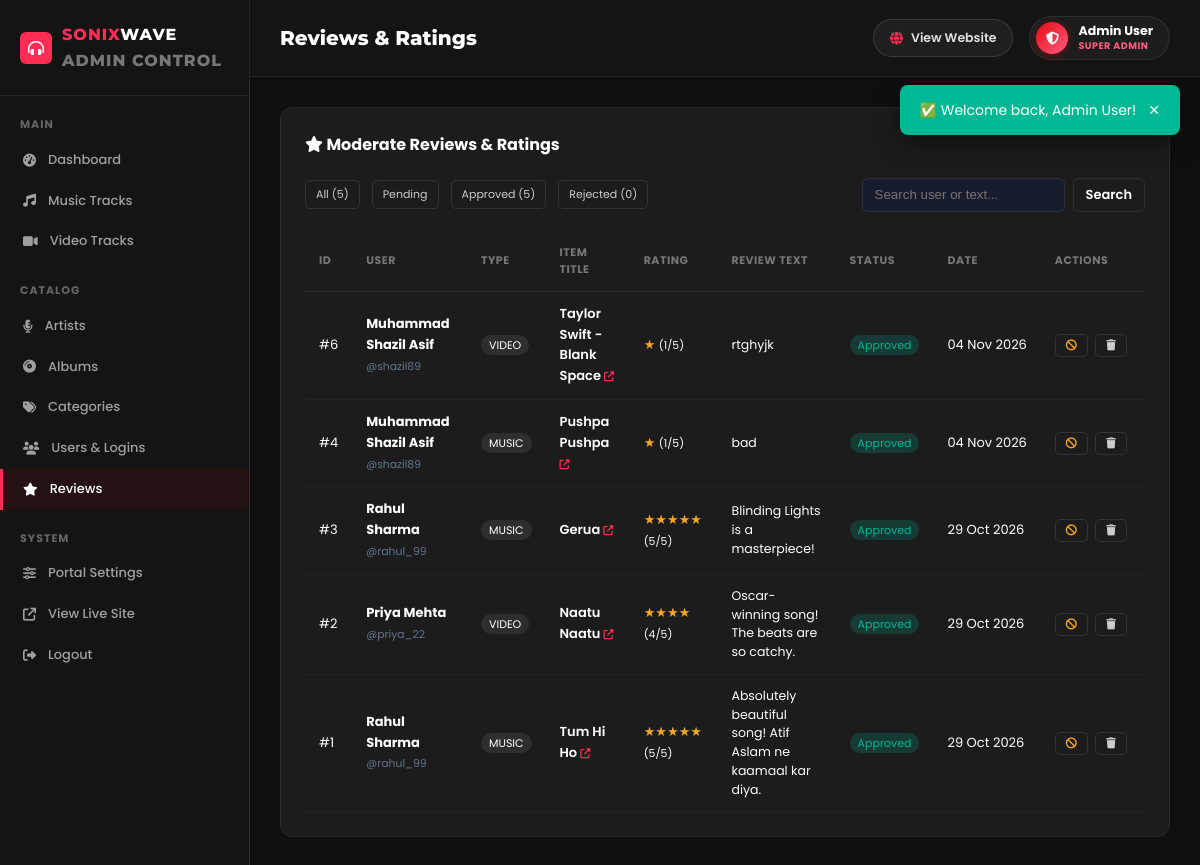
The page /admin/reviews.php (signed in) on the database as committed earlier.
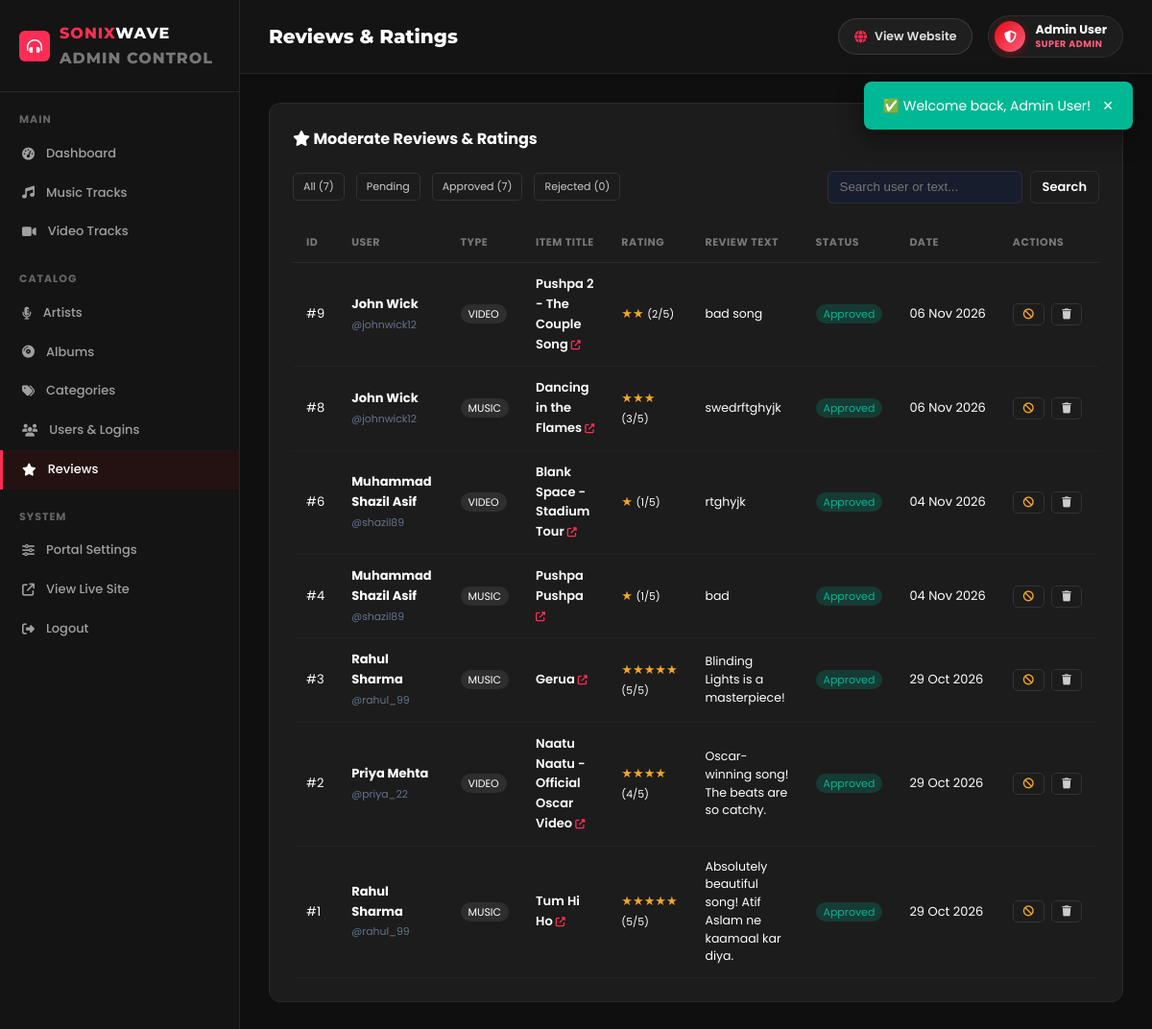
The same page on the database as committed later.
### tables this page shows
CREATE TABLE `reviews` (
  `id` int(11) NOT NULL AUTO_INCREMENT,
  `user_id` int(11) NOT NULL,
  `media_type` enum('music','video') NOT NULL,
  `media_id` int(11) NOT NULL,
  `rating` tinyint(4) NOT NULL CHECK (`rating` between 1 and 5),
  `review_text` text DEFAULT NULL,
  `status` enum('pending','approved','rejected') DEFAULT 'approved',
  `created_at` datetime DEFAULT current_timestamp(),
  `updated_at` datetime DEFAULT current_timestamp() ON UPDATE current_timestamp(),
  PRIMARY KEY (`id`),
  UNIQUE KEY `unique_review` (`user_id`,`media_type`,`media_id`),
  CONSTRAINT `reviews_ibfk_1` FOREIGN KEY (`user_id`) REFERENCES `users` (`id`) ON DELETE CASCADE
);

CREATE TABLE `users` (
  `id` int(11) NOT NULL AUTO_INCREMENT,
  `user_id` varchar(50) NOT NULL,
  `full_name` varchar(100) NOT NULL,
  `email` varchar(150) NOT NULL,
  `phone` varchar(20) NOT NULL,
  `address` text NOT NULL,
  `password` varchar(255) NOT NULL,
  `role` enum('admin','user') DEFAULT 'user',
  `status` enum('active','inactive') DEFAULT 'active',
  `avatar` varchar(255) DEFAULT NULL,
  `created_at` datetime DEFAULT current_timestamp(),
  `updated_at` datetime DEFAULT current_timestamp() ON UPDATE current_timestamp(),
  PRIMARY KEY (`id`),
  UNIQUE KEY `user_id` (`user_id`),
  UNIQUE KEY `email` (`email`)
);

### includes/auth.php (called while the page is built, shortened)
<?php
function clean(string $str): string {
    return htmlspecialchars(strip_tags(trim($str)));
}

### admin/reviews.php (the view, shortened to what the changed rows need)
<?php
require_once __DIR__ . '/includes/admin-header.php';
$pdo = getDB();
$filterStatus = trim($_GET['status'] ?? '');
$page = max(1, (int)($_GET['p'] ?? 1));
$perPage = 15;
$offset = ($page - 1) * $perPage;
$where = ['1=1'];
$params = [];
$stmt = $pdo->prepare("
    SELECT r.*, u.full_name, u.user_id as username,
           CASE
               WHEN r.media_type = 'music' THEN (SELECT title FROM music WHERE id = r.media_id)
               WHEN r.media_type = 'video' THEN (SELECT title FROM videos WHERE id = r.media_id)
           END as media_title
    FROM reviews r
    JOIN users u ON r.user_id = u.id
    WHERE " . implode(' AND ', $where) . "
    ORDER BY r.id DESC
    LIMIT $perPage OFFSET $offset
");
$stmt->execute($params);
$reviews = $stmt->fetchAll();
$cntPending  = (int)$pdo->query("SELECT COUNT(*) FROM reviews WHERE status='pending'")->fetchColumn();
$cntApproved = (int)$pdo->query("SELECT COUNT(*) FROM reviews WHERE status='approved'")->fetchColumn();
$cntRejected = (int)$pdo->query("SELECT COUNT(*) FROM reviews WHERE status='rejected'")->fetchColumn();
?>
<div class="admin-box">
  <div style="display:flex; justify-content:space-between; align-items:center; flex-wrap:wrap; gap:12px; margin-bottom:20px;">
    <div style="display:flex; gap:8px; flex-wrap:wrap;">
      <a href="<?= SITE_URL ?>/admin/reviews.php" class="tbl-btn <?= empty($filterStatus) ? 'active' : '' ?>">All (<?= $cntPending + $cntApproved + $cntRejected ?>)</a>
      <a href="<?= SITE_URL ?>/admin/reviews.php?status=pending" class="tbl-btn <?= $filterStatus === 'pending' ? 'active' : '' ?>" style="<?= $cntPending > 0 ? 'border-color:#f5a623; color:#f5a623;' : '' ?>">
        Pending <?php if ($cntPending > 0): ?><span class="sb-badge" style="margin-left:4px;"><?= $cntPending ?></span><?php endif; ?>
      </a>
      <a href="<?= SITE_URL ?>/admin/reviews.php?status=approved" class="tbl-btn <?= $filterStatus === 'approved' ? 'active' : '' ?>">Approved (<?= $cntApproved ?>)</a>
      <a href="<?= SITE_URL ?>/admin/reviews.php?status=rejected" class="tbl-btn <?= $filterStatus === 'rejected' ? 'active' : '' ?>">Rejected (<?= $cntRejected ?>)</a>
    </div>
  </div>
  <table class="admin-table">
    <thead>
      <tr>
        <th>ID</th>
        <th>User</th>
        <th>Type</th>
        <th>Item Title</th>
        <th>Rating</th>
        <th>Review Text</th>
        <th>Status</th>
        <th>Date</th>
        <th>Actions</th>
      </tr>
    </thead>
    <tbody>
      <?php if (empty($reviews)): ?>
        <tr><td colspan="9" style="text-align:center; padding:25px; color:var(--text-muted);">No reviews found.</td></tr>
      <?php else: ?>
        <?php foreach ($reviews as $rev): ?>
        <?php
          $itemUrl = ($rev['media_type'] === 'video')
            ? SITE_URL . '/pages/video-detail.php?id=' . $rev['media_id']
            : SITE_URL . '/pages/music-detail.php?id=' . $rev['media_id'];
        ?>
        <tr>
          <td>#<?= $rev['id'] ?></td>
          <td>
            <strong><?= clean($rev['full_name']) ?></strong><br>
            <small style="color:var(--text-muted);">@<?= clean($rev['username']) ?></small>
          </td>
          <td><span class="badge-tag"><?= strtoupper(clean($rev['media_type'])) ?></span></td>
          <td>
            <a href="<?= $itemUrl ?>" target="_blank" style="color:#fff; font-weight:600; text-decoration:none;" title="View item on website">
              <?= clean($rev['media_title'] ?? 'N/A') ?> <i class="fas fa-external-link-alt" style="font-size:10px; color:var(--primary);"></i>
            </a>
          </td>
          <td><span style="color:#f5a623;"><?= str_repeat('★', $rev['rating']) ?></span> <small>(<?= $rev['rating'] ?>/5)</small></td>
          <td style="max-width:260px; font-size:12.5px; line-height:1.5;"><?= nl2br(clean($rev['review_text'])) ?></td>
          <td>
            <span class="badge-status-<?= $rev['status'] ?>">
              <?= ucfirst($rev['status']) ?>
            </span>
          </td>
          <td style="white-space:nowrap;"><?= date('d M Y', strtotime($rev['created_at'])) ?></td>
          <td style="white-space:nowrap;">
            <?php if ($rev['status'] !== 'rejected'): ?>
              <a href="<?= SITE_URL ?>/admin/reviews.php?action=reject&id=<?= $rev['id'] ?>" class="tbl-btn" style="color:#f5a623;" title="Reject"><i class="fas fa-ban"></i></a>
            <?php endif; ?>
            <a href="<?= SITE_URL ?>/admin/reviews.php?action=delete&id=<?= $rev['id'] ?>" class="tbl-btn danger" onclick="return confirm('Delete this review permanently?')" title="Delete"><i class="fas fa-trash"></i></a>
          </td>
        </tr>
        <?php endforeach; ?>
      <?php endif; ?>
    </tbody>
  </table>
</div>
<?php require_once __DIR__ . '/includes/admin-footer.php'; ?>

Rows that differ between the two databases and show on the page:
added reviews: id "9", user.full_name "John Wick", user.user_id "johnwick12", media_type "VIDEO", media_title "Pushpa 2 - The Couple Song", rating "★★", rating "2", review_text "bad song", status "Approved", created_at "06 Nov 2026"
added reviews: id "8", user.full_name "John Wick", user.user_id "johnwick12", media_type "MUSIC", media_title "Dancing in the Flames", rating "★★★", rating "3", review_text "swedrftghyjk", status "Approved", created_at "06 Nov 2026"
computed for reviews "rtghyjk": media_title "Taylor Swift - Blank Space" → "Blank Space - Stadium Tour"
computed for reviews "Oscar-winning song! The beats are so catchy.": media_title "Naatu Naatu" → "Naatu Naatu - Official Oscar Video"
Other text that changed with them:
$cntPending + $cntApproved + $cntRejected: "5" → "7"
$cntApproved: "5" → "7"
